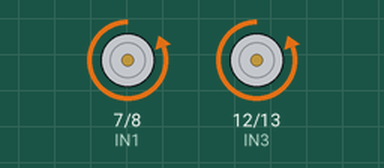
The sketch below on a simulated Arduino Uno, built with avr-gcc and run on an emulated ATmega328P. Parts: motor-driver pin pairs drawn as motors (green arrow = first pin HIGH = forward, orange = second pin HIGH = backward, longer = more drive, scaled by the enable pin).

Above: at 0.5 s.
Timing chart, 0 to 4.6 s (numbered marks = the images above):
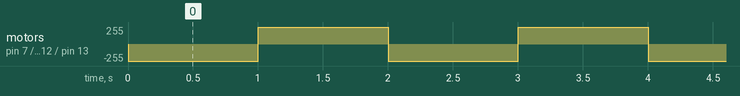

The sketch:

forward_back.ino
```cpp
int ENA = 5;
int ENB = 6;
int IN1 = 7;
int IN2 = 8;
int IN3 = 12;
int IN4 = 13;

#define MOTOR_GO_FORWARD{digitalWrite(IN1,LOW);digitalWrite(IN2,HIGH);digitalWrite(IN3,LOW);digitalWrite(IN4,HIGH);}

#define MOTOR_GO_BACK{digitalWrite(IN1,HIGH);digitalWrite(IN2,LOW);digitalWrite(IN3,HIGH);digitalWrite(IN4,LOW);}

void setup() {
  pinMode(ENA,OUTPUT);
  pinMode(ENB,OUTPUT);
  pinMode(IN1,OUTPUT);
  pinMode(IN2,OUTPUT);
  pinMode(IN3,OUTPUT);
  pinMode(IN4,OUTPUT);
  digitalWrite(ENA,HIGH);
  digitalWrite(ENB,HIGH);
}

void loop() {
  while(1)
  {
    MOTOR_GO_FORWARD;
    delay(1000);
    MOTOR_GO_BACK;
    delay(1000);
    }

}
```

Measured:
- by itself, motor on pin 7 (IN1) / pin 8 (IN2), motor on pin 12 (IN3) / pin 13 (IN4): alternates forward 255/255 for 1.0 s and backward 255/255 for 1.0 s
